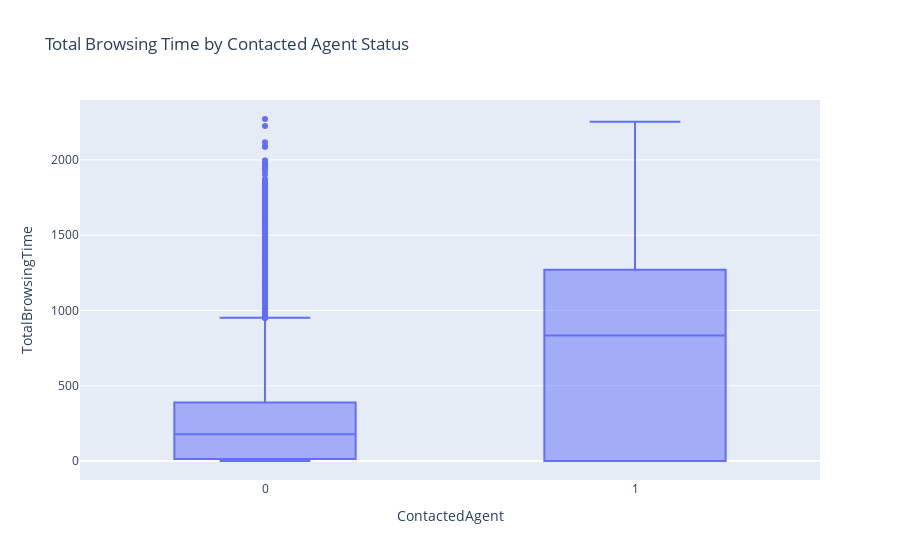

Write notebook code for a chart like this one.
### Markdown cell above
We have handled the categorical missing values, and the numeric ones will be imputed in the ml pipeline.

### Code cell
import plotly.express as px
fig = px.box(train.toPandas(), x='ContactedAgent', y='TotalBrowsingTime', title='Total Browsing Time by Contacted Agent Status')
fig.show()

### Figure 1 — Plotly figure (JSON) as saved in the notebook; plotly's stock layout.template omitted (floating-point values rounded to 4 significant figures; data arrays with more than 128 entries replaced by an {"elided": "..."} marker saying what was removed)
{"data": [{"alignmentgroup": "True", "hovertemplate": "ContactedAgent=%{x}<br>TotalBrowsingTime=%{y}<extra></extra>", "legendgroup": "", "marker": {"color": "#636efa"}, "name": "", "notched": false, "offsetgroup": "", "orientation": "v", "showlegend": false, "type": "box", "x": {"elided": "7434 int values"}, "x0": " ", "xaxis": "x", "y": {"elided": "7434 int values"}, "y0": " ", "yaxis": "y"}], "layout": {"boxmode": "group", "legend": {"tracegroupgap": 0}, "title": {"text": "Total Browsing Time by Contacted Agent Status"}, "xaxis": {"anchor": "y", "domain": [0, 1], "title": {"text": "ContactedAgent"}}, "yaxis": {"anchor": "x", "domain": [0, 1], "title": {"text": "TotalBrowsingTime"}}}}
